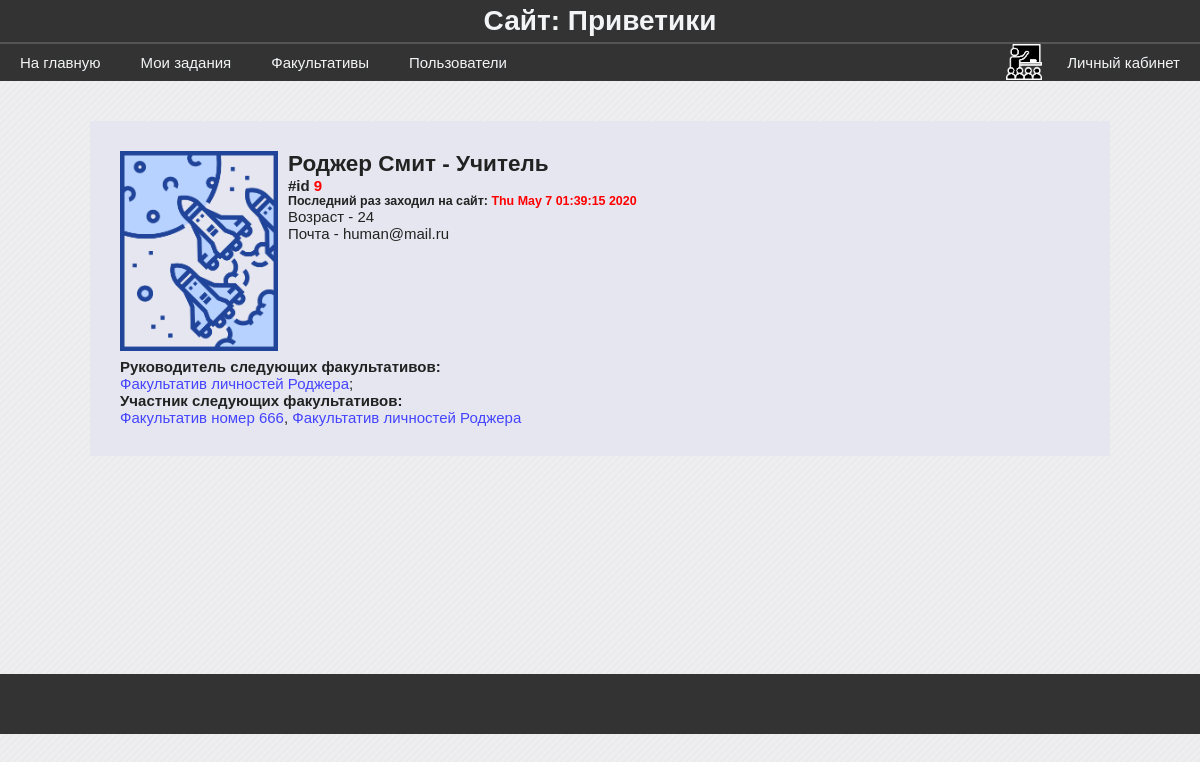
The app's page /user/9 (signed in), older data.
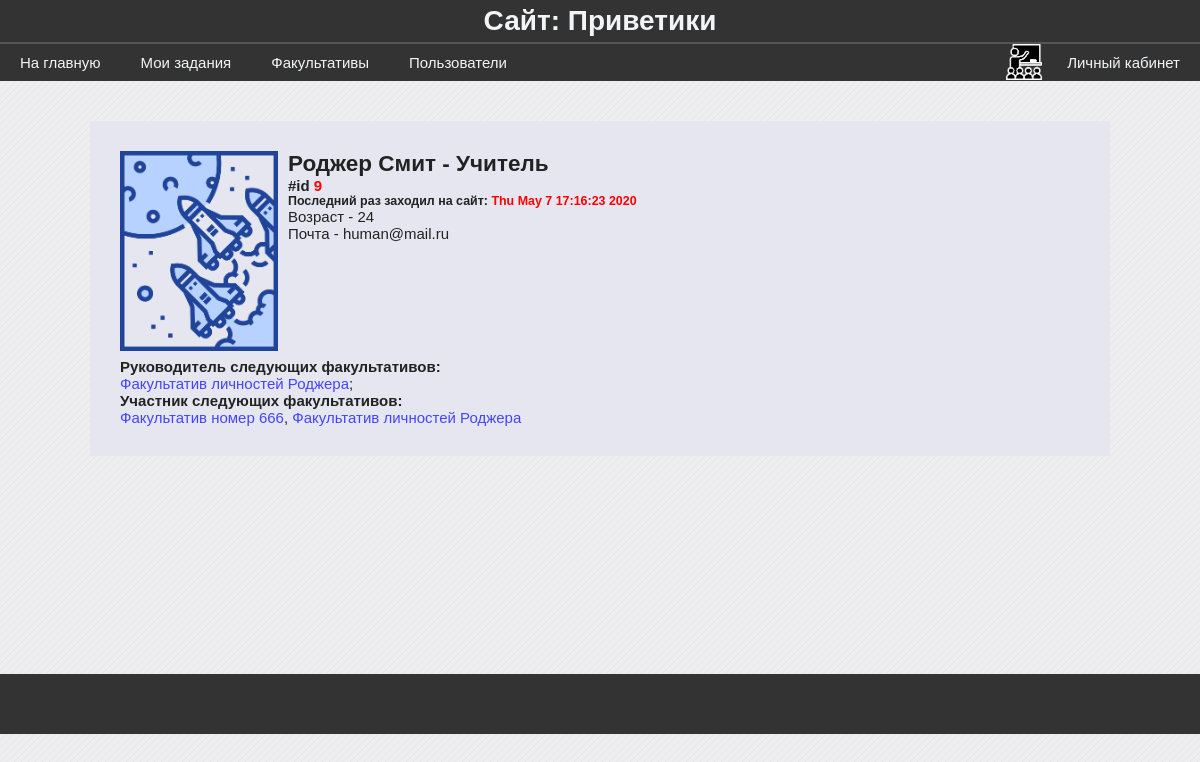
The same page, newer data.
### data/model_users.py (models this page shows, shortened)
class User(SqlAlchemyBase, UserMixin, SerializerMixin):
    __tablename__ = 'users'
    id = sqlalchemy.Column(sqlalchemy.Integer,
                           primary_key=True, autoincrement=True)
    surname = sqlalchemy.Column(sqlalchemy.String)
    name = sqlalchemy.Column(sqlalchemy.String)
    age = sqlalchemy.Column(sqlalchemy.Integer)
    email = sqlalchemy.Column(sqlalchemy.String)
    type = sqlalchemy.Column(sqlalchemy.Integer)
    last_time_in = sqlalchemy.Column(sqlalchemy.String,
                                     default=time.ctime)
    hashed_password = sqlalchemy.Column(sqlalchemy.String)
    groups = sqlalchemy.orm.relation("Group",
                                     secondary="users_to_groups",
                                     backref="users")

### blueprints/users.py (the view)
@blueprint.route('/user/<int:user_id>')
def user(user_id):
    session = db_session.create_session()
    user = session.query(User).get(user_id)
    if not user:
        abort(404)
    groups = user.groups
    return render_template('user.html', user=user, groups=groups, bool_userbox=(current_user.id == user_id or current_user.type <= 1))

### blueprints/user_authenticate.py (called while the page is built)
@login_manager.user_loader
def user_load(user_id):
    session = db_session.create_session()
    return session.query(User).get(user_id)

### data/db_session.py (called while the page is built)
def create_session() -> Session:
    global __factory
    return __factory()

### templates/user.html (shortened to what this page needs)
{% extends "base.html" %}
{% block content %}
    <div class="infolist">
        <div class='flexbox flex_c_nowr'>
            <div><img src="{{ user.image if user.image else '../static/images/none_image.png'}}" height="200px">
                <div class="flexbox flex_jcspacebetween_aicenter">
                    <h2>{{ user.name }} {{ user.surname }} - {{ 'Ученик ' if user.type == 3 }}
                        {{ 'Учитель' if user.type == 2 }}
                        {{ 'Администрация' if user.type == 1 }}</h2>
                </div>
                <h4>#id <span style='color: red'>{{ user.id }}</span></h4>
                <h5>Последний раз заходил на сайт: <span style='color: red'>{{ user.last_time_in }}</span></h5>
                <p>Возраст - {{ user.age }}</p>
                <p>Почта - {{ user.email }}</p>
            </div>
            {% if user.type <= 2 %}
            <div>
                <h4>Руководитель следующих факультативов: </h4>
                {% for group in groups %}
                    {% if group.leader_id == user.id %}
                        <a href="/group/{{ group.id }}" class="link">{{ group.name }}</a>{{ '; '}}
                    {% endif %}
                {% endfor %}
            </div>
            {% endif %}
            <div>
                <h4>Участник следующих факультативов: </h4>
                {% for group in groups %}
                    <a href="/group/{{ group.id }}" class="link">{{ group.name }}</a>{{ ', ' if not loop.last }}
                {% endfor %}
            </div>
        </div>
    </div>
{% endblock %}

Row changes from the older to the newer data that the page shows:
changed User "Роджер": last_time_in "Thu May 7 01:39:15 2020" → "Thu May 7 17:16:23 2020"
